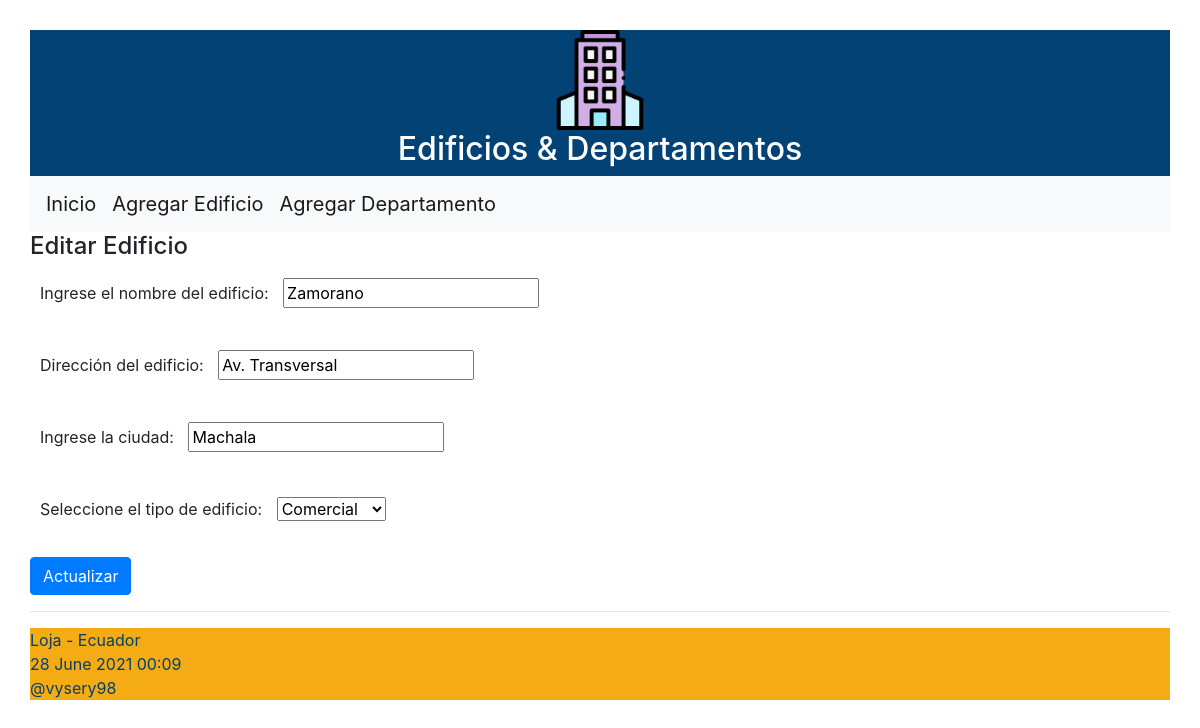
Page /editar_edificio/5 on the committed database.
### ordenamiento/models.py (models this page shows, shortened)
class Edificio(models.Model):
	opciones_tipo = (
	    ('residencial','Residencial'),
	    ('comercial','Comercial'),
    )
	nombre = models.CharField("Nombre del edificio", max_length=50)
	direccion = models.CharField("Dirección", max_length=50)
	ciudad = models.CharField("Ciudad", max_length=50)
	tipo_edificio = models.CharField("Tipo", max_length=30,
        choices=opciones_tipo)

### ordenamiento/views.py (the view)
# urls.py: path('editar_edificio/<int:id>', views.editar_edificio,
def editar_edificio(request, id):
    edificio = Edificio.objects.get(pk=id)
    if request.method=='POST':
        formulario = EdificioForm(request.POST, instance=edificio)
        print(formulario.errors)
        if formulario.is_valid():
            formulario.save()
            return redirect(index)
    else:
        formulario = EdificioForm(instance=edificio)
    diccionario = {'formulario': formulario}
    return render(request, 'editarEdificio.html', diccionario)

### ordenamiento/forms.py (shortened to what this page needs)
class EdificioForm(ModelForm):
    class Meta:
        model = Edificio
        fields = ['nombre', 'direccion', 'ciudad', 'tipo_edificio']
        labels = {
            'nombre': _('Ingrese el nombre del edificio'),
            'direccion': _('Dirección del edificio'),
            'ciudad': _('Ingrese la ciudad'),
            'tipo_edificio': _('Seleccione el tipo de edificio'),
        }

### ordenamiento/templates/editarEdificio.html (shortened to what this page needs)
{% extends "master.html" %}
{% block content %}
<h4>Editar Edificio</h4>
<form action="" method="post">
  {{formulario.as_p}}
  <p><button type="submit" class="btn btn-primary">Actualizar</button></p>
</form>
{% endblock %}

### ordenamiento/static/css/estilos.css (style rules this page uses)
body { background: #FEFEFD; padding: 30px; }
label { padding: 12px 10px; }

### rows in the picture
Edificio: nombre "Zamorano", direccion "Av. Transversal", ciudad "Machala", tipo_edificio "Comercial"
